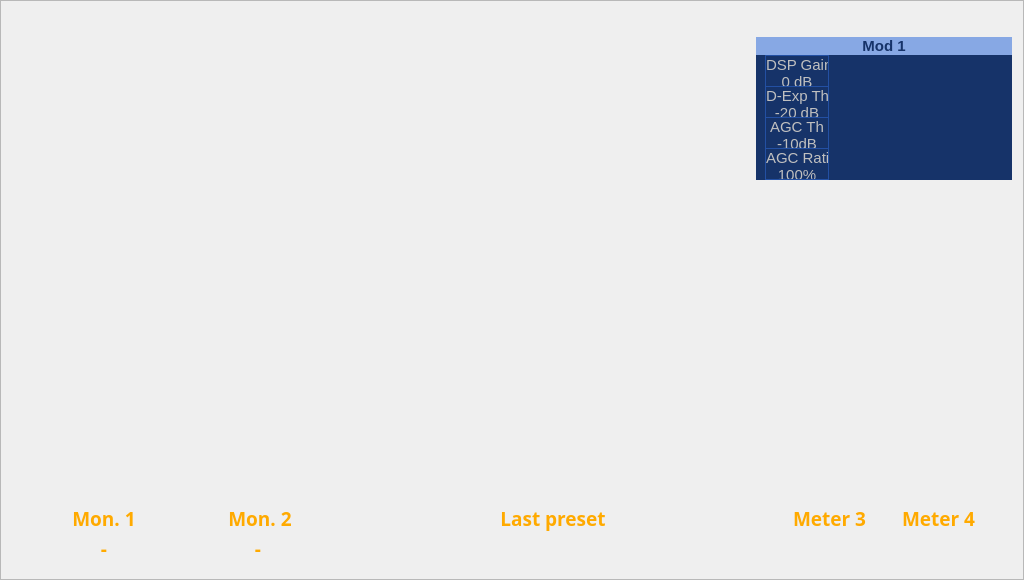
  <widget class="QFrame" name="frame">
   <property name="geometry">
    <rect>
     <x>0</x>
     <y>94</y>
     <width>1024</width>
     <height>580</height>
    </rect>
   </property>
   <property name="frameShape">
    <enum>QFrame::StyledPanel</enum>
   </property>
   <property name="frameShadow">
    <enum>QFrame::Raised</enum>
   </property>
   <widget class="DNRPPMMeter" name="NewDNRPPMMeter_3">
    <property name="geometry">
     <rect>
      <x>207</x>
      <y>75</y>
      <width>13</width>
      <height>415</height>
     </rect>
    </property>
    <property name="toolTip">
     <string>The PPM Meter</string>
    </property>
    <property name="whatsThis">
     <string>The PPM Meter widget displays </string>
    </property>
    <property name="dBPosition" stdset="0">
     <double>0.000000000000000</double>
    </property>
    <property name="GradientForground">
     <bool>true</bool>
    </property>
   </widget>
   <widget class="DNRDigitalClock" name="NewDNRDigitalClock">
    <property name="geometry">
     <rect>
      <x>350</x>
      <y>260</y>
      <width>410</width>
      <height>111</height>
     </rect>
    </property>
    <property name="font">
     <font>
      <family>Bitstream Vera Sans</family>
      <pointsize>36</pointsize>
      <weight>75</weight>
      <italic>false</italic>
      <bold>true</bold>
      <strikeout>false</strikeout>
     </font>
    </property>
    <property name="toolTip">
     <string>The current time</string>
    </property>
    <property name="whatsThis">
     <string>The digital clock widget displays the current time.</string>
    </property>
    <property name="TimeDisplayFont">
     <font>
      <family>DejaVu Sans</family>
      <pointsize>56</pointsize>
     </font>
    </property>
    <property name="TimeDisplayFontColor">
     <color>
      <red>192</red>
      <green>192</green>
      <blue>192</blue>
     </color>
    </property>
    <property name="DateDisplay">
     <bool>true</bool>
    </property>
    <property name="DateDisplayFont">
     <font>
      <family>DejaVu Sans</family>
      <pointsize>24</pointsize>
     </font>
    </property>
    <property name="DateDisplayFontColor">
     <color>
      <red>129</red>
      <green>129</green>
      <blue>129</blue>
     </color>
    </property>
   </widget>
   <widget class="DNRImage" name="NewDNRImage">
    <property name="geometry">
     <rect>
      <x>0</x>
      <y>0</y>
      <width>1024</width>
      <height>580</height>
     </rect>
    </property>
    <property name="sizePolicy">
     <sizepolicy hsizetype="Preferred" vsizetype="Preferred">
      <horstretch>0</horstretch>
      <verstretch>0</verstretch>
     </sizepolicy>
    </property>
    <property name="toolTip">
     <string>The Image</string>
    </property>
    <property name="whatsThis">
     <string>The Image widget displays </string>
    </property>
    <property name="SkinEnvironmentVariable">
     <string/>
    </property>
    <property name="ImageFileName">
     <string>/var/lib/axum/skins/meters/MeterBackground.png</string>
    </property>
    <property name="ScaleImage">
     <bool>false</bool>
    </property>
   </widget>
   <widget class="DNRPPMMeter" name="NewDNRPPMMeter">
    <property name="geometry">
     <rect>
      <x>51</x>
      <y>75</y>
      <width>13</width>
      <height>415</height>
     </rect>
    </property>
    <property name="toolTip">
     <string>The PPM Meter</string>
    </property>
    <property name="whatsThis">
     <string>The PPM Meter widget displays </string>
    </property>
    <property name="dBPosition" stdset="0">
     <double>0.000000000000000</double>
    </property>
    <property name="GradientForground">
     <bool>true</bool>
    </property>
   </widget>
   <widget class="QLabel" name="label_4">
    <property name="geometry">
     <rect>
      <x>203</x>
      <y>503</y>
      <width>114</width>
      <height>30</height>
     </rect>
    </property>
    <property name="font">
     <font>
      <family>Arial Unicode MS</family>
      <pointsize>14</pointsize>
      <weight>75</weight>
      <bold>true</bold>
     </font>
    </property>
    <property name="acceptDrops">
     <bool>false</bool>
    </property>
    <property name="styleSheet">
     <string notr="true">QLabel
{
	color: rgba(255, 170, 0, 255);
	background: rgba(0, 0, 0, 0);
}</string>
    </property>
    <property name="text">
     <string>Mon. 2</string>
    </property>
    <property name="textFormat">
     <enum>Qt::PlainText</enum>
    </property>
    <property name="alignment">
     <set>Qt::AlignCenter</set>
    </property>
   </widget>
   <widget class="QLabel" name="label_6">
    <property name="geometry">
     <rect>
      <x>199</x>
      <y>533</y>
      <width>118</width>
      <height>30</height>
     </rect>
    </property>
    <property name="font">
     <font>
      <family>Arial Unicode MS</family>
      <pointsize>14</pointsize>
      <weight>75</weight>
      <bold>true</bold>
     </font>
    </property>
    <property name="acceptDrops">
     <bool>false</bool>
    </property>
    <property name="styleSheet">
     <string notr="true">QLabel
{
	color: rgba(255, 170, 0, 255);
	background: rgba(0, 0, 0, 0);
}</string>
    </property>
    <property name="text">
     <string>-</string>
    </property>
    <property name="textFormat">
     <enum>Qt::PlainText</enum>
    </property>
    <property name="alignment">
     <set>Qt::AlignCenter</set>
    </property>
   </widget>
   <widget class="QLabel" name="label_3">
    <property name="geometry">
     <rect>
      <x>47</x>
      <y>503</y>
      <width>114</width>
      <height>30</height>
     </rect>
    </property>
    <property name="font">
     <font>
      <family>Arial Unicode MS</family>
      <pointsize>14</pointsize>
      <weight>75</weight>
      <bold>true</bold>
     </font>
    </property>
    <property name="acceptDrops">
     <bool>false</bool>
    </property>
    <property name="styleSheet">
     <string notr="true">QLabel
{
	color: rgba(255, 170, 0, 255);
	background: rgba(0, 0, 0, 0);
}</string>
    </property>
    <property name="text">
     <string>Mon. 1</string>
    </property>
    <property name="textFormat">
     <enum>Qt::PlainText</enum>
    </property>
    <property name="alignment">
     <set>Qt::AlignCenter</set>
    </property>
   </widget>
   <widget class="DNRPPMMeter" name="NewDNRPPMMeter_4">
    <property name="geometry">
     <rect>
      <x>301</x>
      <y>75</y>
      <width>13</width>
      <height>415</height>
     </rect>
    </property>
    <property name="toolTip">
     <string>The PPM Meter</string>
    </property>
    <property name="whatsThis">
     <string>The PPM Meter widget displays </string>
    </property>
    <property name="dBPosition" stdset="0">
     <double>0.000000000000000</double>
    </property>
    <property name="GradientForground">
     <bool>true</bool>
    </property>
   </widget>
   <widget class="DNRPPMMeter" name="NewDNRPPMMeter_2">
    <property name="geometry">
     <rect>
      <x>145</x>
      <y>75</y>
      <width>13</width>
      <height>415</height>
     </rect>
    </property>
    <property name="toolTip">
     <string>The PPM Meter</string>
    </property>
    <property name="whatsThis">
     <string>The PPM Meter widget displays </string>
    </property>
    <property name="dBPosition" stdset="0">
     <double>0.000000000000000</double>
    </property>
    <property name="GradientForground">
     <bool>true</bool>
    </property>
   </widget>
   <widget class="DNRAnalogClock" name="NewDNRAnalogClock">
    <property name="geometry">
     <rect>
      <x>348</x>
      <y>85</y>
      <width>410</width>
      <height>410</height>
     </rect>
    </property>
    <property name="toolTip">
     <string>The current time</string>
    </property>
    <property name="whatsThis">
     <string>The analog clock widget displays the current time.</string>
    </property>
    <property name="HourLines">
     <bool>true</bool>
    </property>
    <property name="HourLinesColor">
     <color>
      <red>0</red>
      <green>255</green>
      <blue>0</blue>
     </color>
    </property>
    <property name="MinuteLines">
     <bool>true</bool>
    </property>
    <property name="MinuteLinesLength">
     <number>4</number>
    </property>
    <property name="MinuteLinesColor">
     <color>
      <red>0</red>
      <green>170</green>
      <blue>0</blue>
     </color>
    </property>
    <property name="SecondDots">
     <bool>true</bool>
    </property>
    <property name="SecondDotsCountDown">
     <bool>false</bool>
    </property>
    <property name="DotSize">
     <number>4</number>
    </property>
    <property name="DotColor">
     <color>
      <red>255</red>
      <green>170</green>
      <blue>0</blue>
     </color>
    </property>
    <property name="Hands">
     <bool>true</bool>
    </property>
    <property name="HourHandColor">
     <color alpha="128">
      <red>255</red>
      <green>0</green>
      <blue>0</blue>
     </color>
    </property>
    <property name="HourHandBorder">
     <number>24</number>
    </property>
    <property name="HourHandLength">
     <number>12</number>
    </property>
    <property name="HourHandWidth">
     <number>12</number>
    </property>
    <property name="MinuteHandColor">
     <color alpha="128">
      <red>0</red>
      <green>0</green>
      <blue>255</blue>
     </color>
    </property>
    <property name="MinuteHandBorder">
     <number>8</number>
    </property>
    <property name="MinuteHandLength">
     <number>28</number>
    </property>
    <property name="MinuteHandWidth">
     <number>8</number>
    </property>
   </widget>
   <widget class="QLabel" name="label_5">
    <property name="geometry">
     <rect>
      <x>47</x>
      <y>533</y>
      <width>114</width>
      <height>30</height>
     </rect>
    </property>
    <property name="font">
     <font>
      <family>Arial Unicode MS</family>
      <pointsize>14</pointsize>
      <weight>75</weight>
      <bold>true</bold>
     </font>
    </property>
    <property name="acceptDrops">
     <bool>false</bool>
    </property>
    <property name="styleSheet">
     <string notr="true">QLabel
{
	color: rgba(255, 170, 0, 255);
	background: rgba(0, 0, 0, 0);
}</string>
    </property>
    <property name="text">
     <string>-</string>
    </property>
    <property name="textFormat">
     <enum>Qt::PlainText</enum>
    </property>
    <property name="alignment">
     <set>Qt::AlignCenter</set>
    </property>
   </widget>
   <widget class="DNRPhaseMeter" name="NewDNRPhaseMeter">
    <property name="geometry">
     <rect>
      <x>51</x>
      <y>37</y>
      <width>107</width>
      <height>17</height>
     </rect>
    </property>
    <property name="toolTip">
     <string>The Phase Meter</string>
    </property>
    <property name="whatsThis">
     <string>The Phase Meter widget displays </string>
    </property>
    <property name="MinPosition">
     <double>0.000000000000000</double>
    </property>
    <property name="MaxPosition">
     <double>2.000000000000000</double>
    </property>
    <property name="PointerWidth">
     <number>2</number>
    </property>
    <property name="GradientBackground">
     <bool>true</bool>
    </property>
    <property name="Horizontal">
     <bool>true</bool>
    </property>
   </widget>
   <widget class="DNRPhaseMeter" name="NewDNRPhaseMeter_2">
    <property name="geometry">
     <rect>
      <x>207</x>
      <y>37</y>
      <width>107</width>
      <height>17</height>
     </rect>
    </property>
    <property name="toolTip">
     <string>The Phase Meter</string>
    </property>
    <property name="whatsThis">
     <string>The Phase Meter widget displays </string>
    </property>
    <property name="MinPosition">
     <double>0.000000000000000</double>
    </property>
    <property name="MaxPosition">
     <double>2.000000000000000</double>
    </property>
    <property name="PointerWidth">
     <number>2</number>
    </property>
    <property name="GradientBackground">
     <bool>true</bool>
    </property>
    <property name="Horizontal">
     <bool>true</bool>
    </property>
   </widget>
   <widget class="DNRPPMMeter" name="NewDNRPPMMeter_8">
    <property name="geometry">
     <rect>
      <x>966</x>
      <y>200</y>
      <width>9</width>
      <height>290</height>
     </rect>
    </property>
    <property name="toolTip">
     <string>The PPM Meter</string>
    </property>
    <property name="whatsThis">
     <string>The PPM Meter widget displays </string>
    </property>
    <property name="dBPosition" stdset="0">
     <double>0.000000000000000</double>
    </property>
    <property name="GradientForground">
     <bool>true</bool>
    </property>
   </widget>
   <widget class="DNRPPMMeter" name="NewDNRPPMMeter_7">
    <property name="geometry">
     <rect>
      <x>900</x>
      <y>200</y>
      <width>9</width>
      <height>290</height>
     </rect>
    </property>
    <property name="toolTip">
     <string>The PPM Meter</string>
    </property>
    <property name="whatsThis">
     <string>The PPM Meter widget displays </string>
    </property>
    <property name="dBPosition" stdset="0">
     <double>0.000000000000000</double>
    </property>
    <property name="GradientForground">
     <bool>true</bool>
    </property>
   </widget>
   <widget class="DNRPPMMeter" name="NewDNRPPMMeter_6">
    <property name="geometry">
     <rect>
      <x>858</x>
      <y>200</y>
      <width>9</width>
      <height>290</height>
     </rect>
    </property>
    <property name="toolTip">
     <string>The PPM Meter</string>
    </property>
    <property name="whatsThis">
     <string>The PPM Meter widget displays </string>
    </property>
    <property name="dBPosition" stdset="0">
     <double>0.000000000000000</double>
    </property>
    <property name="GradientForground">
     <bool>true</bool>
    </property>
   </widget>
   <widget class="DNRPPMMeter" name="NewDNRPPMMeter_5">
    <property name="geometry">
     <rect>
      <x>792</x>
      <y>200</y>
      <width>9</width>
      <height>290</height>
     </rect>
    </property>
    <property name="toolTip">
     <string>The PPM Meter</string>
    </property>
    <property name="whatsThis">
     <string>The PPM Meter widget displays </string>
    </property>
    <property name="dBPosition" stdset="0">
     <double>0.000000000000000</double>
    </property>
    <property name="GradientForground">
     <bool>true</bool>
    </property>
   </widget>
   <widget class="QLabel" name="label_7">
    <property name="geometry">
     <rect>
      <x>784</x>
      <y>503</y>
      <width>91</width>
      <height>30</height>
     </rect>
    </property>
    <property name="font">
     <font>
      <family>Arial Unicode MS</family>
      <pointsize>14</pointsize>
      <weight>75</weight>
      <bold>true</bold>
     </font>
    </property>
    <property name="acceptDrops">
     <bool>false</bool>
    </property>
    <property name="styleSheet">
     <string notr="true">QLabel
{
	color: rgba(255, 170, 0, 255);
	background: rgba(0, 0, 0, 0);
}</string>
    </property>
    <property name="text">
     <string>Meter 3</string>
    </property>
    <property name="textFormat">
     <enum>Qt::PlainText</enum>
    </property>
    <property name="alignment">
     <set>Qt::AlignCenter</set>
    </property>
   </widget>
   <widget class="QLabel" name="label_8">
    <property name="geometry">
     <rect>
      <x>893</x>
      <y>503</y>
      <width>91</width>
      <height>30</height>
     </rect>
    </property>
    <property name="font">
     <font>
      <family>Arial Unicode MS</family>
      <pointsize>14</pointsize>
      <weight>75</weight>
      <bold>true</bold>
     </font>
    </property>
    <property name="acceptDrops">
     <bool>false</bool>
    </property>
    <property name="styleSheet">
     <string notr="true">QLabel
{
	color: rgba(255, 170, 0, 255);
	background: rgba(0, 0, 0, 0);
}</string>
    </property>
    <property name="text">
     <string>Meter 4</string>
    </property>
    <property name="textFormat">
     <enum>Qt::PlainText</enum>
    </property>
    <property name="scaledContents">
     <bool>false</bool>
    </property>
    <property name="alignment">
     <set>Qt::AlignCenter</set>
    </property>
   </widget>
   <widget class="QLabel" name="label_9">
    <property name="geometry">
     <rect>
      <x>453</x>
      <y>503</y>
      <width>200</width>
      <height>30</height>
     </rect>
    </property>
    <property name="font">
     <font>
      <family>Arial Unicode MS</family>
      <pointsize>14</pointsize>
      <weight>75</weight>
      <bold>true</bold>
     </font>
    </property>
    <property name="acceptDrops">
     <bool>false</bool>
    </property>
    <property name="styleSheet">
     <string notr="true">QLabel
{
	color: rgba(255, 170, 0, 255);
	background: rgba(0, 0, 0, 0);
}</string>
    </property>
    <property name="text">
     <string>Last preset</string>
    </property>
    <property name="textFormat">
     <enum>Qt::PlainText</enum>
    </property>
    <property name="alignment">
     <set>Qt::AlignCenter</set>
    </property>
   </widget>
   <widget class="DNRImage" name="Redlight3OnDNRImage">
    <property name="geometry">
     <rect>
      <x>936</x>
      <y>5</y>
      <width>15</width>
      <height>15</height>
     </rect>
    </property>
    <property name="toolTip">
     <string>The Image</string>
    </property>
    <property name="whatsThis">
     <string>The Image widget displays </string>
    </property>
    <property name="ImageFileName">
     <string>/var/lib/axum/skins/meters/redlight3-on.png</string>
    </property>
   </widget>
   <widget class="DNRImage" name="Redlight7OnDNRImage">
    <property name="geometry">
     <rect>
      <x>992</x>
      <y>5</y>
      <width>15</width>
      <height>15</height>
     </rect>
    </property>
    <property name="toolTip">
     <string>The Image</string>
    </property>
    <property name="whatsThis">
     <string>The Image widget displays </string>
    </property>
    <property name="ImageFileName">
     <string>/var/lib/axum/skins/meters/redlight7-on.png</string>
    </property>
   </widget>
   <widget class="DNRImage" name="Redlight4OnDNRImage">
    <property name="geometry">
     <rect>
      <x>950</x>
      <y>5</y>
      <width>15</width>
      <height>15</height>
     </rect>
    </property>
    <property name="toolTip">
     <string>The Image</string>
    </property>
    <property name="whatsThis">
     <string>The Image widget displays </string>
    </property>
    <property name="ImageFileName">
     <string>/var/lib/axum/skins/meters/redlight4-on.png</string>
    </property>
   </widget>
   <widget class="DNRImage" name="Redlight1OnDNRImage">
    <property name="geometry">
     <rect>
      <x>908</x>
      <y>5</y>
      <width>15</width>
      <height>15</height>
     </rect>
    </property>
    <property name="toolTip">
     <string>The Image</string>
    </property>
    <property name="whatsThis">
     <string>The Image widget displays </string>
    </property>
    <property name="ImageFileName">
     <string>/var/lib/axum/skins/meters/redlight1-on.png</string>
    </property>
   </widget>
   <widget class="DNRImage" name="Redlight3OffDNRImage">
    <property name="geometry">
     <rect>
      <x>936</x>
      <y>5</y>
      <width>15</width>
      <height>15</height>
     </rect>
    </property>
    <property name="toolTip">
     <string>The Image</string>
    </property>
    <property name="whatsThis">
     <string>The Image widget displays </string>
    </property>
    <property name="ImageFileName">
     <string>/var/lib/axum/skins/meters/redlight3-off.png</string>
    </property>
   </widget>
   <widget class="DNRImage" name="Redlight5OnDNRImage">
    <property name="geometry">
     <rect>
      <x>964</x>
      <y>5</y>
      <width>15</width>
      <height>15</height>
     </rect>
    </property>
    <property name="toolTip">
     <string>The Image</string>
    </property>
    <property name="whatsThis">
     <string>The Image widget displays </string>
    </property>
    <property name="ImageFileName">
     <string>/var/lib/axum/skins/meters/redlight5-on.png</string>
    </property>
   </widget>
   <widget class="DNRImage" name="Redlight1OffDNRImage">
    <property name="geometry">
     <rect>
      <x>908</x>
      <y>5</y>
      <width>15</width>
      <height>15</height>
     </rect>
    </property>
    <property name="toolTip">
     <string>The Image</string>
    </property>
    <property name="whatsThis">
     <string>The Image widget displays </string>
    </property>
    <property name="ImageFileName">
     <string>/var/lib/axum/skins/meters/redlight1-off.png</string>
    </property>
   </widget>
   <widget class="DNRImage" name="Redlight2OnDNRImage">
    <property name="geometry">
     <rect>
      <x>922</x>
      <y>5</y>
      <width>15</width>
      <height>15</height>
     </rect>
    </property>
    <property name="toolTip">
     <string>The Image</string>
    </property>
    <property name="whatsThis">
     <string>The Image widget displays </string>
    </property>
    <property name="ImageFileName">
     <string>/var/lib/axum/skins/meters/redlight2-on.png</string>
    </property>
   </widget>
   <widget class="DNRImage" name="Redlight6OffDNRImage">
    <property name="geometry">
     <rect>
      <x>978</x>
      <y>5</y>
      <width>15</width>
      <height>15</height>
     </rect>
    </property>
    <property name="toolTip">
     <string>The Image</string>
    </property>
    <property name="whatsThis">
     <string>The Image widget displays </string>
    </property>
    <property name="ImageFileName">
     <string>/var/lib/axum/skins/meters/redlight6-off.png</string>
    </property>
   </widget>
   <widget class="DNRImage" name="Redlight7OffDNRImage">
    <property name="geometry">
     <rect>
      <x>992</x>
      <y>5</y>
      <width>15</width>
      <height>15</height>
     </rect>
    </property>
    <property name="toolTip">
     <string>The Image</string>
    </property>
    <property name="whatsThis">
     <string>The Image widget displays </string>
    </property>
    <property name="ImageFileName">
     <string>/var/lib/axum/skins/meters/redlight7-off.png</string>
    </property>
   </widget>
   <widget class="DNRImage" name="Redlight8OnDNRImage">
    <property name="geometry">
     <rect>
      <x>1006</x>
      <y>5</y>
      <width>15</width>
      <height>15</height>
     </rect>
    </property>
    <property name="toolTip">
     <string>The Image</string>
    </property>
    <property name="whatsThis">
     <string>The Image widget displays </string>
    </property>
    <property name="ImageFileName">
     <string>/var/lib/axum/skins/meters/redlight8-on.png</string>
    </property>
   </widget>
   <widget class="DNRImage" name="Redlight5OffDNRImage">
    <property name="geometry">
     <rect>
      <x>964</x>
      <y>5</y>
      <width>15</width>
      <height>15</height>
     </rect>
    </property>
    <property name="toolTip">
     <string>The Image</string>
    </property>
    <property name="whatsThis">
     <string>The Image widget displays </string>
    </property>
    <property name="ImageFileName">
     <string>/var/lib/axum/skins/meters/redlight5-off.png</string>
    </property>
   </widget>
   <widget class="DNRImage" name="Redlight4OffDNRImage">
    <property name="geometry">
     <rect>
      <x>950</x>
      <y>5</y>
      <width>15</width>
      <height>15</height>
     </rect>
    </property>
    <property name="toolTip">
     <string>The Image</string>
    </property>
    <property name="whatsThis">
     <string>The Image widget displays </string>
    </property>
    <property name="ImageFileName">
     <string>/var/lib/axum/skins/meters/redlight4-off.png</string>
    </property>
   </widget>
   <widget class="DNRImage" name="Redlight6OnDNRImage">
    <property name="geometry">
     <rect>
      <x>978</x>
      <y>5</y>
      <width>15</width>
      <height>15</height>
     </rect>
    </property>
    <property name="toolTip">
     <string>The Image</string>
    </property>
    <property name="whatsThis">
     <string>The Image widget displays </string>
    </property>
    <property name="ImageFileName">
     <string>/var/lib/axum/skins/meters/redlight6-on.png</string>
    </property>
   </widget>
   <widget class="DNRImage" name="Redlight2OffDNRImage">
    <property name="geometry">
     <rect>
      <x>922</x>
      <y>5</y>
      <width>15</width>
      <height>15</height>
     </rect>
    </property>
    <property name="toolTip">
     <string>The Image</string>
    </property>
    <property name="whatsThis">
     <string>The Image widget displays </string>
    </property>
    <property name="ImageFileName">
     <string>/var/lib/axum/skins/meters/redlight2-off.png</string>
    </property>
   </widget>
   <widget class="DNRImage" name="Redlight8OffDNRImage">
    <property name="geometry">
     <rect>
      <x>1006</x>
      <y>5</y>
      <width>15</width>
      <height>15</height>
     </rect>
    </property>
    <property name="toolTip">
     <string>The Image</string>
    </property>
    <property name="whatsThis">
     <string>The Image widget displays </string>
    </property>
    <property name="ImageFileName">
     <string>/var/lib/axum/skins/meters/redlight8-off.png</string>
    </property>
   </widget>
   <widget class="QWidget" name="widget_2" native="true">
    <property name="geometry">
     <rect>
      <x>756</x>
      <y>37</y>
      <width>256</width>
      <height>143</height>
     </rect>
    </property>
    <property name="autoFillBackground">
     <bool>false</bool>
    </property>
    <property name="styleSheet">
     <string>QWidget
{
	background: rgba(22, 51, 105, 255);
}</string>
    </property>
    <widget class="DNREQPanel" name="NewDNREQPanel">
     <property name="geometry">
      <rect>
       <x>73</x>
       <y>18</y>
       <width>183</width>
       <height>125</height>
      </rect>
     </property>
     <property name="font">
      <font>
       <pointsize>8</pointsize>
      </font>
     </property>
     <property name="toolTip">
      <string>The EQ Panel</string>
     </property>
     <property name="whatsThis">
      <string>The EQ Panel widget displays </string>
     </property>
     <property name="GainBand1">
      <double>0.000000000000000</double>
     </property>
     <property name="NrOfPoints">
      <number>256</number>
     </property>
     <property name="AxisBorderWidth">
      <number>16</number>
     </property>
     <property name="AxisLeftMargin">
      <number>0</number>
     </property>
     <property name="ShowGainText">
      <bool>false</bool>
     </property>
    </widget>
    <widget class="QLabel" name="AGCThLabel">
     <property name="geometry">
      <rect>
       <x>9</x>
       <y>80</y>
       <width>64</width>
       <height>32</height>
      </rect>
     </property>
     <property name="font">
      <font>
       <pointsize>11</pointsize>
      </font>
     </property>
     <property name="styleSheet">
      <string>QLabel
{
	color: rgba(192, 192, 192, 255);
	background: rgba(22, 51, 105, 255);
	border-color: rgba(35,80,163, 255);
	border-width: 1px;
	border-style: solid;
}</string>
     </property>
     <property name="frameShape">
      <enum>QFrame::Box</enum>
     </property>
     <property name="text">
      <string>AGC Th&lt;BR&gt;-10dB</string>
     </property>
     <property name="alignment">
      <set>Qt::AlignCenter</set>
     </property>
    </widget>
    <widget class="QLabel" name="AGCRatioLabel">
     <property name="geometry">
      <rect>
       <x>9</x>
       <y>111</y>
       <width>64</width>
       <height>32</height>
      </rect>
     </property>
     <property name="font">
      <font>
       <pointsize>11</pointsize>
      </font>
     </property>
     <property name="styleSheet">
      <string>QLabel
{
	color: rgba(192, 192, 192, 255);
	background: rgba(22, 51, 105, 255);
	border-color: rgba(35,80,163, 255);
	border-width: 1px;
	border-style: solid;
}</string>
     </property>
     <property name="frameShape">
      <enum>QFrame::Box</enum>
     </property>
     <property name="frameShadow">
      <enum>QFrame::Plain</enum>
     </property>
     <property name="lineWidth">
      <number>1</number>
     </property>
     <property name="text">
      <string>AGC Ratio&lt;BR&gt;100%</string>
     </property>
     <property name="alignment">
      <set>Qt::AlignCenter</set>
     </property>
    </widget>
    <widget class="QLabel" name="DExpThLabel">
     <property name="geometry">
      <rect>
       <x>9</x>
       <y>49</y>
       <width>64</width>
       <height>32</height>
      </rect>
     </property>
     <property name="font">
      <font>
       <pointsize>11</pointsize>
      </font>
     </property>
     <property name="styleSheet">
      <string>QLabel
{
	color: rgba(192, 192, 192, 255);
	background: rgba(22, 51, 105, 255);
	border-color: rgba(35,80,163, 255);
	border-width: 1px;
	border-style: solid;
}</string>
     </property>
     <property name="frameShape">
      <enum>QFrame::NoFrame</enum>
     </property>
     <property name="frameShadow">
      <enum>QFrame::Plain</enum>
     </property>
     <property name="lineWidth">
      <number>1</number>
     </property>
     <property name="text">
      <string>D-Exp Th&lt;BR&gt;-20 dB</string>
     </property>
     <property name="alignment">
      <set>Qt::AlignCenter</set>
     </property>
    </widget>
    <widget class="QLabel" name="SelectedModuleLabel">
     <property name="geometry">
      <rect>
       <x>0</x>
       <y>0</y>
       <width>256</width>
       <height>18</height>
      </rect>
     </property>
     <property name="font">
      <font>
       <pointsize>11</pointsize>
       <weight>75</weight>
       <bold>true</bold>
      </font>
     </property>
     <property name="styleSheet">
      <string>QLabel
{
	color: rgba(22,51,105);
	background: rgba(135, 168, 228);
}</string>
     </property>
     <property name="frameShape">
      <enum>QFrame::NoFrame</enum>
     </property>
     <property name="frameShadow">
      <enum>QFrame::Plain</enum>
     </property>
     <property name="lineWidth">
      <number>1</number>
     </property>
     <property name="text">
      <string>Mod 1</string>
     </property>
     <property name="alignment">
      <set>Qt::AlignCenter</set>
     </property>
    </widget>
    <widget class="DNRPPMMeter" name="NewDNRPPMMeter_9">
     <property name="geometry">
      <rect>
       <x>0</x>
       <y>18</y>
       <width>4</width>
       <height>125</height>
      </rect>
     </property>
     <property name="toolTip">
      <string>The PPM Meter</string>
     </property>
     <property name="whatsThis">
      <string>The PPM Meter widget displays </string>
     </property>
     <property name="dBPosition" stdset="0">
      <double>0.000000000000000</double>
     </property>
     <property name="GradientForground">
      <bool>true</bool>
     </property>
    </widget>
    <widget class="DNRPPMMeter" name="NewDNRPPMMeter_10">
     <property name="geometry">
      <rect>
       <x>5</x>
       <y>18</y>
       <width>4</width>
       <height>125</height>
      </rect>
     </property>
     <property name="toolTip">
      <string>The PPM Meter</string>
     </property>
     <property name="whatsThis">
      <string>The PPM Meter widget displays </string>
     </property>
     <property name="dBPosition" stdset="0">
      <double>0.000000000000000</double>
     </property>
     <property name="GradientForground">
      <bool>true</bool>
     </property>
    </widget>
    <widget class="QLabel" name="DSPGainLabel">
     <property name="geometry">
      <rect>
       <x>9</x>
       <y>18</y>
       <width>64</width>
       <height>32</height>
      </rect>
     </property>
     <property name="font">
      <font>
       <pointsize>11</pointsize>
      </font>
     </property>
     <property name="styleSheet">
      <string>QLabel
{
	color: rgba(192, 192, 192, 255);
	background: rgba(22, 51, 105, 255);
	border-color: rgba(35,80,163, 255);
	border-width: 1px;
	border-style: solid;
}</string>
     </property>
     <property name="frameShape">
      <enum>QFrame::NoFrame</enum>
     </property>
     <property name="frameShadow">
      <enum>QFrame::Plain</enum>
     </property>
     <property name="lineWidth">
      <number>1</number>
     </property>
     <property name="text">
      <string>DSP Gain&lt;BR&gt;0 dB</string>
     </property>
     <property name="alignment">
      <set>Qt::AlignCenter</set>
     </property>
    </widget>
   </widget>
   <zorder>NewDNRImage</zorder>
   <zorder>Redlight2OnDNRImage</zorder>
   <zorder>Redlight4OnDNRImage</zorder>
   <zorder>Redlight7OnDNRImage</zorder>
   <zorder>Redlight6OnDNRImage</zorder>
   <zorder>Redlight3OnDNRImage</zorder>
   <zorder>Redlight1OnDNRImage</zorder>
   <zorder>Redlight5OnDNRImage</zorder>
   <zorder>Redlight8OnDNRImage</zorder>
   <zorder>NewDNRPPMMeter_3</zorder>
   <zorder>NewDNRDigitalClock</zorder>
   <zorder>NewDNRPPMMeter</zorder>
   <zorder>label_4</zorder>
   <zorder>label_6</zorder>
   <zorder>label_3</zorder>
   <zorder>NewDNRPPMMeter_4</zorder>
   <zorder>NewDNRPPMMeter_2</zorder>
   <zorder>NewDNRAnalogClock</zorder>
   <zorder>label_5</zorder>
   <zorder>NewDNRPhaseMeter</zorder>
   <zorder>NewDNRPhaseMeter_2</zorder>
   <zorder>NewDNRPPMMeter_8</zorder>
   <zorder>NewDNRPPMMeter_7</zorder>
   <zorder>NewDNRPPMMeter_6</zorder>
   <zorder>NewDNRPPMMeter_5</zorder>
   <zorder>NewDNRPPMMeter_9</zorder>
   <zorder>NewDNRPPMMeter_10</zorder>
   <zorder>label_7</zorder>
   <zorder>label_8</zorder>
   <zorder>label_9</zorder>
   <zorder>NewDNREQPanel</zorder>
   <zorder>Redlight3OffDNRImage</zorder>
   <zorder>Redlight1OffDNRImage</zorder>
   <zorder>Redlight6OffDNRImage</zorder>
   <zorder>Redlight7OffDNRImage</zorder>
   <zorder>Redlight5OffDNRImage</zorder>
   <zorder>Redlight4OffDNRImage</zorder>
   <zorder>Redlight2OffDNRImage</zorder>
   <zorder>Redlight8OffDNRImage</zorder>
   <zorder>widget_2</zorder>
  </widget>
